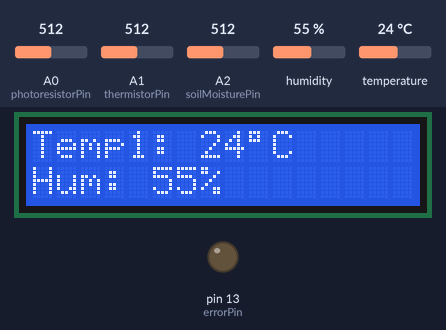
A sketch run on a simulated Arduino Uno, built with avr-gcc and run on an emulated ATmega328P. Parts: 16×2 character LCD, output pins drawn as LEDs (lit = HIGH). Inputs (shaded band) come from the test bench; at power-on: humidity 55 %, temperature 24 °C, A0 (photoresistorPin) = 512, A1 (thermistorPin) = 512, A2 (soilMoisturePin) = 512. Storage starts empty; pins used as bus, display or sensor lines are not drawn.

Above: at 1.3 s.
1.4 s: humidity set to 22 %
At 3.4 s:
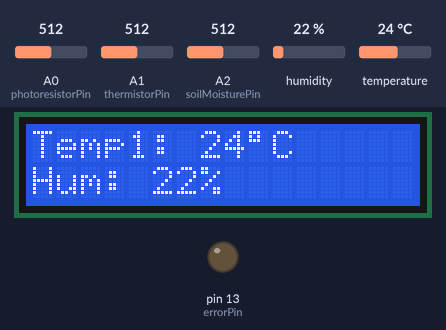
3.7 s: temperature set to 12 °C
At 5.2 s:
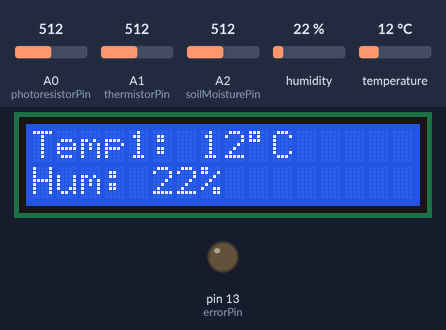
6.3 s: humidity set to 40 %
At 8.3 s:
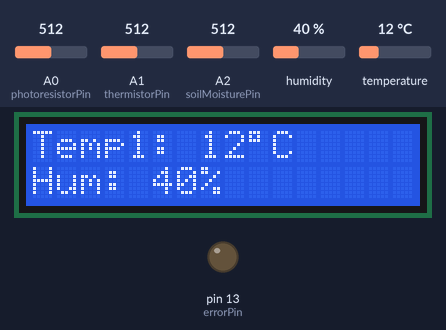
8.8 s: temperature set to 19 °C
At 11.3 s:
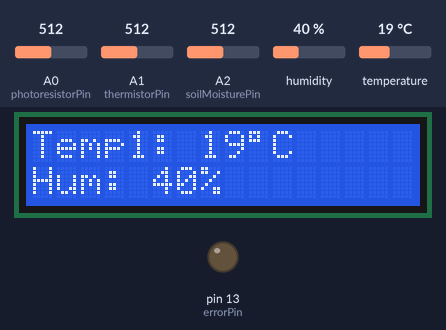
Timing chart, 0 to 12.4 s (numbered marks = the images above; inputs shaded):
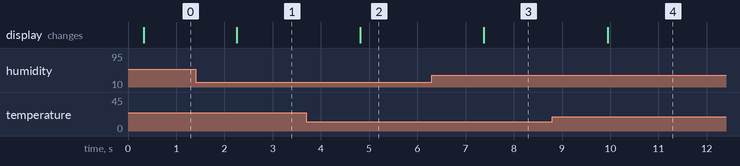

The sketch:

plant-monitor.ino
```cpp
#include <Wire.h>
#include <LiquidCrystal_I2C.h>
#include <dht.h>
#include <SPI.h>
#include <SD.h>

// Pin declarations

#define csPin 4
#define dhtPin 5
#define interruptPin 7
#define soilMositureTransistorPin 8
#define errorPin 13
#define photoresistorPin A0
#define thermistorPin A1
#define soilMoisturePin A2

// Coefficients for calculations

#define thermistorSeries 10000
#define bCoefficient 3950
#define temperatureNormal 25
#define thermistorNominal 10000

// Global variables

int dhtStatus;
int dhtTemperature;
int dhtHumidity;

#define analogueSamples 5

volatile int rollState = 1;

unsigned long logId = 1;
unsigned long lastDhtAccess = 0;
unsigned long lastSoilMositureAccess = 0;
unsigned long lastLogRecordTime = 0;

char clearLCD[17] = "                ";
char dhtError[17];

float soilMoistureAverageReading;

// Objects

LiquidCrystal_I2C lcd(0x3F, 2, 1, 0, 4, 5, 6, 7, 3, POSITIVE);
dht DHT;
File logFile;

void setup() {
  pinMode(interruptPin, INPUT);
  pinMode(soilMositureTransistorPin, OUTPUT);
  pinMode(csPin, OUTPUT);
  pinMode(errorPin, OUTPUT);

  analogReference(EXTERNAL);

  attachInterrupt(digitalPinToInterrupt(interruptPin), interruptHandler, CHANGE);

  lcd.begin(16, 2);

  readSensorsOnStartup();

  // SD card initialization

  if (!SD.begin(csPin)) {
    digitalWrite(errorPin, HIGH);
    return;
  }

  // Header for log file

  logFile = SD.open ("log.csv", FILE_WRITE);

  if (logFile) {
    char headerBreak[12] = " , , , , , ";
    logFile.println(headerBreak);
    char header[102];
    sprintf(header, "ID, Temperature (%sC), Humudity (%c), Lighting (lx), Thermistor (%sC), Soil Moisture", "\u00B0", 37, "\u00B0");
    logFile.println(header);
    logFile.close();
  }
}

// Reads DHT Tempereature/Humidity and Soil Moisture on startup

void readSensorsOnStartup() {
  dhtStatus = DHT.read11(dhtPin);
  dhtTemperature = DHT.temperature;
  dhtHumidity = DHT.humidity;
  digitalWrite(soilMositureTransistorPin, HIGH);
  delay(20);
  soilMoistureAverageReading = readSensor(soilMoisturePin);
  digitalWrite(soilMositureTransistorPin, LOW);
}

void loop() {

  unsigned long upTime = millis();

  // Reads DHT sensor and stores values in respective variables

  if (upTime - lastDhtAccess > 2000) {
    dhtStatus = DHT.read11(dhtPin);
    dhtTemperature = DHT.temperature;
    dhtHumidity = DHT.humidity;
    lastDhtAccess = upTime;
  }

  // Illuminance calculation (it is rather inaccurate as voltage can fluctuate and sensor isn't accurate)

  float photoresistorAverageReading = readSensor(photoresistorPin);
  photoresistorAverageReading = photoresistorAverageReading * 0.00322265625; // 3.3 V / 1024 = 0.00322265625
  photoresistorAverageReading = 500 / (10 * ((3.3 - photoresistorAverageReading) / photoresistorAverageReading));
  int lux = (int)round(photoresistorAverageReading);

  char lightCondition[12] = "";

  if (lux < 10) {
    strcpy(lightCondition, "pitch black");
  } else if (lux < 50) {
    strcpy(lightCondition, "very dark  ");
  } else if (lux < 200) {
    strcpy(lightCondition, "dark inside");
  } else if (lux < 400) {
    strcpy(lightCondition, "dim inside ");
  } else if (lux < 1000) {
    strcpy(lightCondition, "normal in  ");
  } else if (lux < 5000) {
    strcpy(lightCondition, "bright in  ");
  } else if (lux < 10000) {
    strcpy(lightCondition, "dim outside");
  } else if (lux < 30000) {
    strcpy(lightCondition, "cloudy out ");
  } else {
    strcpy(lightCondition, "direct sun ");
  }

  // Reads thermistor multiple times for accuracy and calculates the average result

  float thermistorAverageReading = readSensor(thermistorPin);

  // Steinhart–Hart equation to calculate temperature

  thermistorAverageReading = ( 1023 / thermistorAverageReading) - 1 ;
  thermistorAverageReading = thermistorSeries / thermistorAverageReading;

  float thermistorTemperature;

  thermistorTemperature = thermistorAverageReading / thermistorNominal;
  thermistorTemperature = log(thermistorTemperature);
  thermistorTemperature /= bCoefficient;
  thermistorTemperature += 1.0 / (temperatureNormal + 273.15);
  thermistorTemperature = 1.0 / thermistorTemperature;
  thermistorTemperature -= 273.15;

  // Thermistor reading from Float to String

  char thermistorStringValue[6];
  int whole = (int)thermistorTemperature;
  int fraction = (int)(thermistorTemperature * 100) % 100;
  sprintf(thermistorStringValue, "%d.%d", whole, fraction);

  // Reads soil moisture once in 15 minutes multiple times for accuracy and calculates the average result

  if (upTime - lastSoilMositureAccess > 900000) {
    digitalWrite(soilMositureTransistorPin, HIGH);
    delay(20);
    soilMoistureAverageReading = readSensor(soilMoisturePin);
    digitalWrite(soilMositureTransistorPin, LOW);
    lastSoilMositureAccess = upTime;
  }

  // Logs data on SD card

  if (upTime - lastLogRecordTime > 60000) {
    char logData[40];
    sprintf(logData, "%lu, %d, %d, %d, %s, %d", logId, dhtTemperature, dhtHumidity, lux, thermistorStringValue, (int)soilMoistureAverageReading);

    logFile = SD.open("log.csv", FILE_WRITE);

    if (logFile) {
      logFile.println(logData);
      logFile.close();
    } else {
      digitalWrite(errorPin, HIGH);
    }

    logId++;
    lastLogRecordTime = upTime;
  }

  // Switch that operates programs menu on lcd (based on the value of rollState variable)

  switch (rollState) {
    case 1:
      displayDhtReading(dhtStatus, dhtTemperature, dhtHumidity);
      delay(500);
      break;
    case 2:
      displayPhotoresistorReading(lux, lightCondition);
      delay(500);
      break;
    case 3:
      displayThermistorAndMoistureReading(thermistorStringValue, soilMoistureAverageReading);
      delay(500);
      break;
  }
}

// Function that handles menu button's interrupt and launches changeRollSate function

void interruptHandler() {
  static unsigned long lastInterruptTime = 0;
  unsigned long interruptTime = millis();

  if (interruptTime - lastInterruptTime > 200) {
    changeRollSate();
  }
  lastInterruptTime = interruptTime;
}

// Function that restricts LCD roll state (possition in the menu) between 1 and 3

int changeRollSate() {
  if (rollState > 2) {
    rollState = 1;
  } else {
    rollState++;
  }
  return rollState;
}

// Function that displays DHT temperature and humidity on LCD

void displayDhtReading(int dhtStatus, int dhtTemperature, int dhtHumidity) {
  switch (dhtStatus) {
    case DHTLIB_OK:
      char temperatureLine[19];
      char humidityLine[19];
      sprintf(temperatureLine, "Temp1: %d%cC       ", dhtTemperature, 223);
      sprintf(humidityLine, "Hum: %d%c        ", dhtHumidity, 37);
      lcd.setCursor(0, 0);
      lcd.print(temperatureLine);
      lcd.setCursor(0, 1);
      lcd.print(humidityLine);
      break;
    case DHTLIB_ERROR_CHECKSUM:
      sprintf(dhtError, "DHT Checksum Err");
      lcd.setCursor(0, 0);
      lcd.print(dhtError);
      lcd.setCursor(0, 1);
      lcd.print(clearLCD);
      break;
    case DHTLIB_ERROR_TIMEOUT:
      sprintf(dhtError, "DHT Timeout Err ");
      lcd.setCursor(0, 0);
      lcd.print(dhtError);
      lcd.setCursor(0, 1);
      lcd.print(clearLCD);
      break;
    default:
      sprintf(dhtError, "DHT Unknown Err ");
      lcd.setCursor(0, 0);
      lcd.print(dhtError);
      lcd.setCursor(0, 1);
      lcd.print(clearLCD);
      break;
  }
}

// Function that displays illuminance on LCD

void displayPhotoresistorReading (int lux, char* lightCondition) {
  char lightFirstLine[17];
  char lightSecondLine[21];
  sprintf(lightFirstLine, "It's %s", lightCondition);
  sprintf(lightSecondLine, "%d lx             ", lux);
  lcd.setCursor(0, 0);
  lcd.print(lightFirstLine);
  lcd.setCursor(0, 1);
  lcd.print(lightSecondLine);
}

// Function that displays temperature from analogue thermistor and soil moisture sensor

void displayThermistorAndMoistureReading (char* thermistorTemperature, int moistureReading) {
  char thermistorLine[19];
  char soilMoistureLine[20];
  sprintf(thermistorLine, "Temp2: %s%cC   ", thermistorTemperature, 223);
  sprintf(soilMoistureLine, "Soil moist: %d   ", moistureReading);
  lcd.setCursor(0, 0);
  lcd.print(thermistorLine);
  lcd.setCursor(0, 1);
  lcd.print(soilMoistureLine);
}

// Function that reads sensor xx times and reutrns the average value

float readSensor(int sensorPin) {
  uint8_t i;
  float averageSensorReading = 0;
  float sensorSampleReadings[analogueSamples];

  for (i = 0; i < analogueSamples; i++) {
    sensorSampleReadings[i] = analogRead(sensorPin);
    delay(10);
  }

  for (i = 0; i < analogueSamples; i++) {
    averageSensorReading += sensorSampleReadings[i];
  }

  return averageSensorReading /= analogueSamples;
}
```

Measured:
- after the input at 1.4 s, the display: changes after 0.85 s (image 1)
- after the input at 3.7 s, the display: changes after 1.1 s (image 2)
- after the input at 6.3 s, the display: changes after 1.1 s (image 3)
- after the input at 8.8 s, the display: changes after 1.1 s (image 4)
